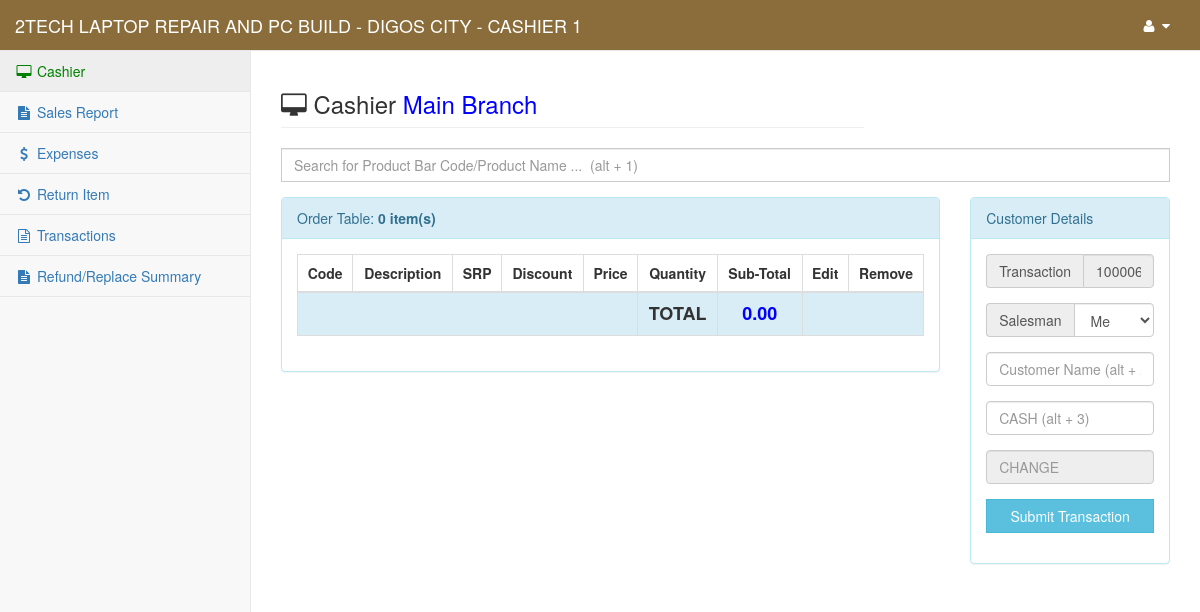
Screenshot of /content/cashier/cashier (signed in) with the database file from the repository.
### tables this page shows
CREATE TABLE `gy_my_project` (
  `gy_project` int(1) NOT NULL,
  `gy_project_name` text NOT NULL,
  `gy_project_address` text NOT NULL,
  `gy_system_title` text NOT NULL,
  `gy_year_origin` datetime NOT NULL
);

CREATE TABLE `gy_user` (
  `gy_user_id` int(10) NOT NULL,
  `gy_user_code` varchar(8) NOT NULL,
  `gy_full_name` varchar(255) NOT NULL,
  `gy_username` varchar(50) NOT NULL,
  `gy_password` varchar(100) NOT NULL,
  `gy_user_type` int(5) NOT NULL,
  `gy_user_status` int(1) NOT NULL,
  `gy_branch_id` int(11) NOT NULL
);

CREATE TABLE `gy_branch` (
  `gy_branch_id` int(11) NOT NULL,
  `gy_branch_name` text NOT NULL
);

CREATE TABLE `gy_transaction` (
  `gy_trans_id` int(11) NOT NULL,
  `gy_trans_code` varchar(20) NOT NULL,
  `gy_trans_pay` int(1) NOT NULL,
  `gy_trans_check_per` int(2) NOT NULL,
  `gy_trans_check_num` text NOT NULL,
  `gy_trans_royal_fee` double NOT NULL,
  `gy_trans_cardcent` int(3) NOT NULL,
  `gy_trans_custname` text NOT NULL,
  `gy_trans_date` datetime NOT NULL,
  `gy_trans_type` int(1) NOT NULL,
  `gy_trans_total` double NOT NULL,
  `gy_trans_discount` double NOT NULL,
  `gy_trans_cash` double NOT NULL,
  `gy_trans_depositpay` double NOT NULL,
  `gy_trans_change` double NOT NULL,
  `gy_prepared_by` int(11) NOT NULL,
  `gy_user_id` int(11) NOT NULL,
  `gy_tra_code` varchar(20) NOT NULL,
  `gy_trans_status` int(1) NOT NULL,
  `gy_trans_check` int(1) NOT NULL,
  `gy_trans_check_date` datetime NOT NULL,
  `gy_branch_id` int(11) NOT NULL
);

### content/cashier/session.php (called while the page is built, shortened)
<?php
    $user_id = $_SESSION['fus_user_id'];
    $identify_user=$link->query("Select * From `gy_user` Where `gy_user_id`='$user_id'");
    $row=$identify_user->fetch_array();
    $user_info = $row['gy_full_name'];
    $user_id = $row['gy_user_id'];
    $user_branch_id = $row['gy_branch_id'];
?>

### conf/my_project.php (called while the page is built, shortened)
<?php
	include 'conn.php';
	$find_my_data=$link->query("SELECT * From `gy_my_project` Where `gy_project`='1'");
	$my_project_detail=$find_my_data->fetch_array();
	$my_project_name = $my_project_detail['gy_project_name'];
?>

### conf/function.php (called while the page is built, shortened)
<?php
    function get_branch_name($branch_id){
        include("conn.php");
        $statement=$link->query("SELECT `gy_branch_name` From `gy_branch` Where `gy_branch_id`='$branch_id'");
        $row=$statement->fetch_array();
        $count=$statement->num_rows;
        if ($count > 0) {
            $result = $row['gy_branch_name'];
        }else{
            $result = "All";
        }
        return $result;
    }
?>

### content/cashier/cashier.php (the view, shortened to what this page needs)
<?php
    include("../../conf/conn.php");
    include("../../conf/function.php");
    include("session.php");
    include("../../conf/my_project.php");
    $my_project_header_title = "Cashier";
    $my_dir_value = @$_GET['cd'];
    if ($my_dir_value != "") {
        $my_trans_code = $my_dir_value;
        $get_new_info=$link->query("Select * From `gy_transaction` LEFT JOIN `gy_user` On `gy_transaction`.`gy_prepared_by`=`gy_user`.`gy_user_id` Where `gy_transaction`.`gy_trans_code`='$my_trans_code'");
        $new_info_row=$get_new_info->fetch_array();
        if ($new_info_row['gy_user_type'] == 0) {
            $my_salesman_val = "<option value='".$new_info_row['gy_user_id']."'>".$new_info_row['gy_full_name']."</option>";
        }else if ($new_info_row['gy_user_type'] == 2) {
            $my_salesman_val = "<option value='".$user_id."'>Me</option>";
        }else{
            $my_salesman_val = "<option value=''></option>";
        }
    }else{
        $check_transaction=$link->query("Select * From `gy_transaction` Where `gy_prepared_by`='$user_id' AND `gy_trans_status`='0'");
        $count_trans=$check_transaction->num_rows;
        $my_salesman_val = "<option value='".$user_id."'>Me</option>";
        if ($count_trans > 0) {
            $get_trans=$link->query("Select * From `gy_transaction` Where `gy_prepared_by`='$user_id' AND `gy_trans_status`='0' Order By `gy_trans_code` DESC");
            $get_trans_row=$get_trans->fetch_array();
            $my_trans_code = $get_trans_row['gy_trans_code'];
        }
    }
?>
<!DOCTYPE html>
<html lang="en">
    <?php include 'head.php'; ?>
<body>
    <div id="wrapper">
        <?php include 'nav.php'; ?>
        <?php include('modal.php');?>
        <div id="page-wrapper">
            <div class="row">
                <div class="col-lg-8">
                    <h3 class="page-header"><i class="fa fa-desktop"></i> <?php echo $my_project_header_title; ?> <span style="color: blue;"><?= get_branch_name($user_branch_id) ?></span></h3>
                </div>
                <div class="col-lg-4">
                </div>
            </div>
            <div class="row">
                <div class="col-md-12">
                    <div class="form-group">
                        <form method="post" enctype="multipart/form-data" action="add_item_c?cd=<?php echo $my_trans_code; ?>">
                            <input type="text" class="form-control" placeholder="Search for Product Bar Code/Product Name ...  (alt + 1)" accesskey="1" list="myProducts" name="product_search" id="suggest" style="border-radius: 0px;" autocomplete="off" autofocus required>
                        </form>
                    </div>
                </div>
                <?php
                    $total = "";
                    $get_items=$link->query("Select * From `gy_trans_details` LEFT JOIN `gy_products` On `gy_trans_details`.`gy_product_id`=`gy_products`.`gy_product_id` Where `gy_trans_details`.`gy_trans_code`='$my_trans_code' AND `gy_products`.`gy_branch_id`='$user_branch_id' Order By `gy_trans_details`.`gy_transdet_id` DESC");
                    $count_items=$get_items->num_rows;
                ?>
                <div class="col-md-9">
                    <div class="panel panel-info">
                        <div class="panel-heading">
                            Order Table: <b><?php echo $count_items; ?> item(s)</b>
                        </div>
                        <div class="panel-body">
                            <div class="table-responsive">
                                <table class="table table-striped table-bordered table-hover">
                                    <thead>
                                        <tr>
                                            <th><center>Code</center></th>
                                            <th><center>Description</center></th>
                                            <th><center>SRP</center></th>
                                            <th><center>Discount</center></th>
                                            <th><center>Price</center></th>
                                            <th><center>Quantity</center></th>
                                            <th><center>Sub-Total</center></th>
                                            <th><center>Edit</center></th>
                                            <th><center>Remove</center></th>
                                        </tr>
                                    </thead>
                                    <tbody>
                                        <tr class="info">
                                            <td colspan="5"></td>
                                            <td><center><b><span style="font-size: 18px;">TOTAL</span></b></center></td>
                                            <td><center><b><span id="pure_total" style="font-size: 18px; color: blue;"><?php echo @number_format($total,2); ?></span></b></center></td>
                                            <td colspan="2"></td>
                                        </tr>
                                    </tbody>
                                </table>
                            </div>
                        </div>
                    </div>
                </div>
                <div class="col-md-3">
                    <div class="panel panel-info">
                        <div class="panel-heading">
                            Customer Details
                        </div>
                        <div class="panel-body">
                            <form method="post" id="my_trans_form" enctype="multipart/form-data" action="process_transaction" onsubmit="return validateForm(this);">
                                <div class="row">
                                    <div class="col-md-12">
                                        <div class="form-group input-group">
                                            <span class="input-group-addon">Transaction</span>
                                            <input type="text" name="my_trans_code" class="form-control" value="<?php echo $my_trans_code; ?>" readonly required>
                                        </div>
                                    </div>
                                    <div class="col-md-12">
                                        <div class="form-group input-group">
                                            <span class="input-group-addon">Salesman</span>
                                            <select class="form-control" name="my_prepared_by" required>
                                                <?php echo $my_salesman_val; ?>
                                            </select>
                                        </div>
                                    </div>
                                    <div class="col-md-12">
                                        <div class="form-group">
                                            <input type="text" name="my_cust_name" list="res_name" id="my_cust_name" value="<?php echo @$new_info_row['gy_trans_custname']; ?>" accesskey="2" autocomplete="off" class="form-control" placeholder="Customer Name (alt + 2)" required>
                                        </div>
                                    </div>
                                    <div class="col-md-12">
                                        <div class="form-group">
                                            <input type="number" name="my_cash" id="my_cash" min="<?php echo $total; ?>" onkeyup="get_the_change()" step="0.01" autocomplete="off" accesskey="3" class="form-control" placeholder="CASH (alt + 3)" required>
                                        </div>
                                    </div>
                                    <div class="col-md-12">
                                        <div class="form-group">
                                            <input type="number" name="my_change" id="my_change" step="0.01" autocomplete="off" placeholder="CHANGE" class="form-control" readonly required>
                                        </div>
                                    </div>
                                    <div class="col-md-12">
                                        <div class="form-group">
                                            <button type="submit" name="process" id="process" class="btn btn-info" style="width: 100%; border-radius: 0px;">Submit Transaction</button>
                                        </div>
                                    </div>
                                </div>
                            </form>
                        </div>
                    </div>
                </div>
            </div>
        </div>
    </div>
</body>
</html>

### content/cashier/nav.php (shortened to what this page needs)
<nav class="navbar navbar-default navbar-static-top" role="navigation" style="margin-bottom: 0; background-color: #8a6d3b; color: #fff;">
    <div class="navbar-header">
        <a class="navbar-brand" href="index"><span style="text-transform: uppercase; color: #fff;"><?php echo $my_project_name; ?> <?php echo $my_project_title; ?> - <?php echo $user_info ?></span></a>
    </div>
    <div class="full-right">
    <ul class="nav navbar-top-links navbar-right">
        <li class="dropdown">
            <a class="dropdown-toggle" data-toggle="dropdown" id="navi" href="#">
                <i class="fa fa-user fa-fw"></i>  <i class="fa fa-caret-down"></i>
            </a>
        </li>
    </ul>
    </div>
        <?php include("side-panel.php"); ?>
</nav>

### content/cashier/nav.php (style rules this page uses)
#navi { color: #fff; }

### rows the page displays
gy_my_project: gy_project_name "2TECH LAPTOP REPAIR AND PC BUILD - DIGOS CITY"
gy_user: gy_full_name "CASHIER 1", gy_branch.gy_branch_name "Main Branch"
gy_transaction: my_trans_code "100006"

### other values shown
$my_project_header_title "Cashier"
$count_items "0"
